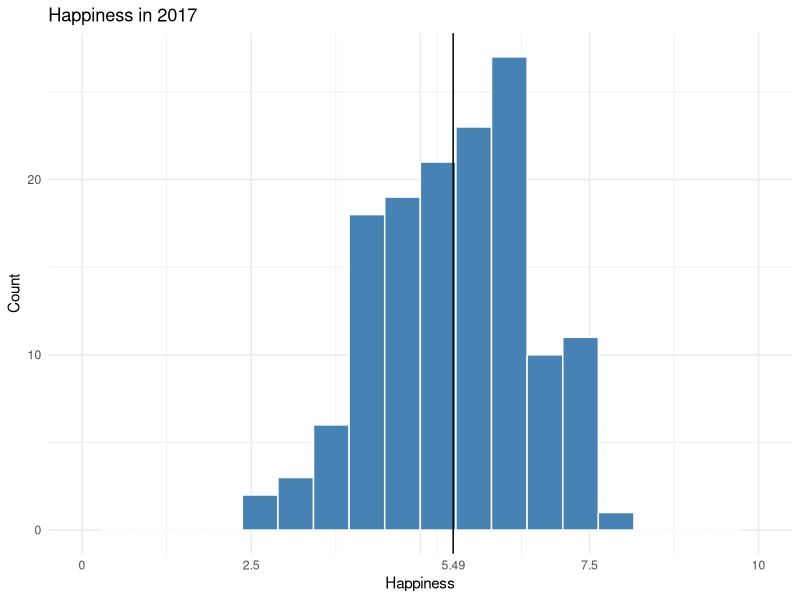
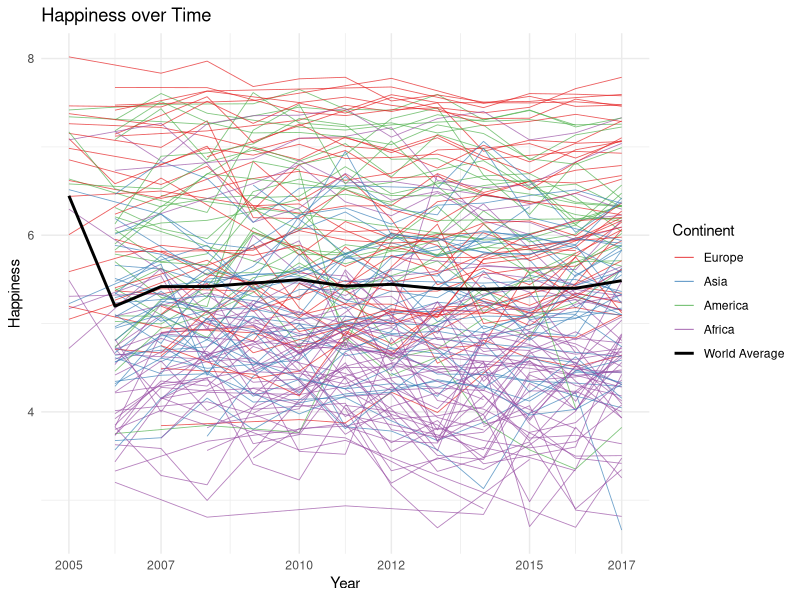
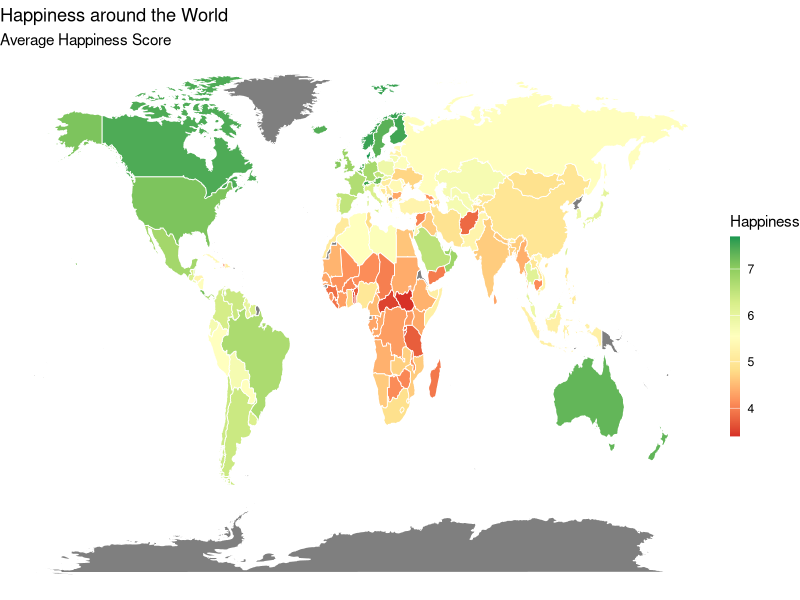
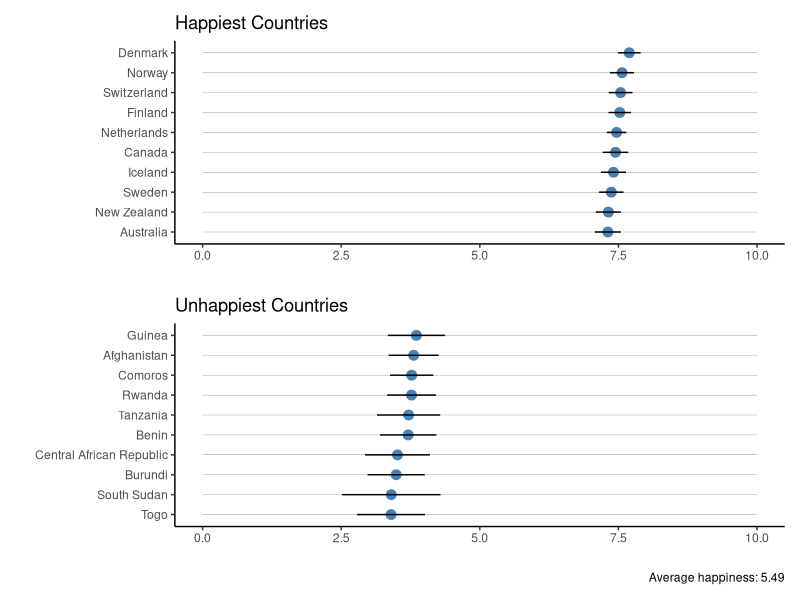
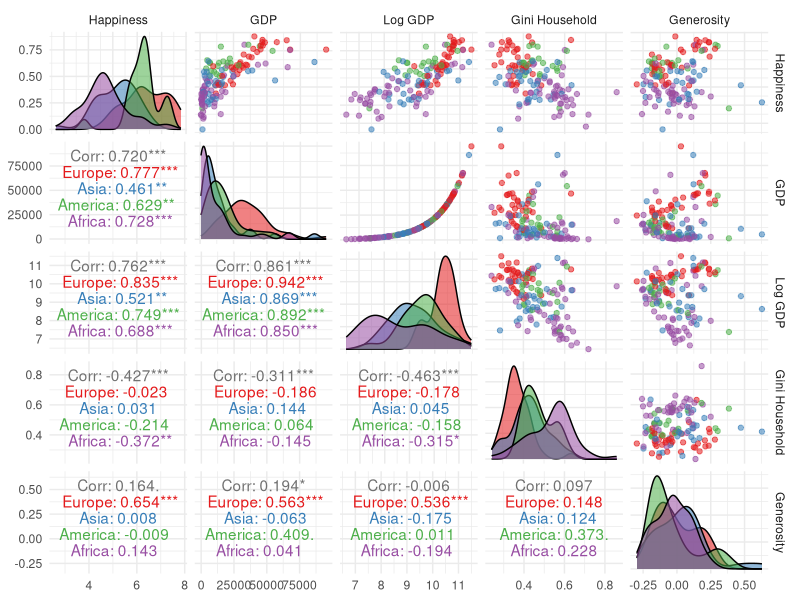
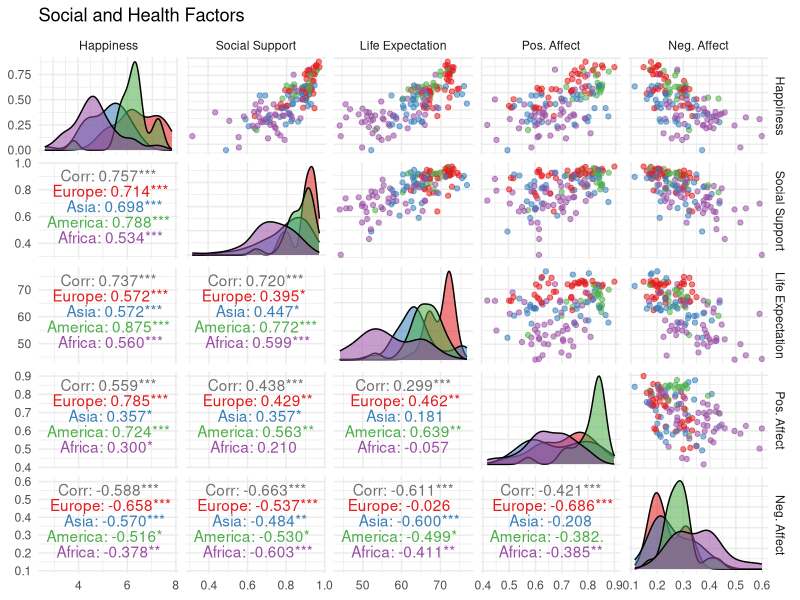
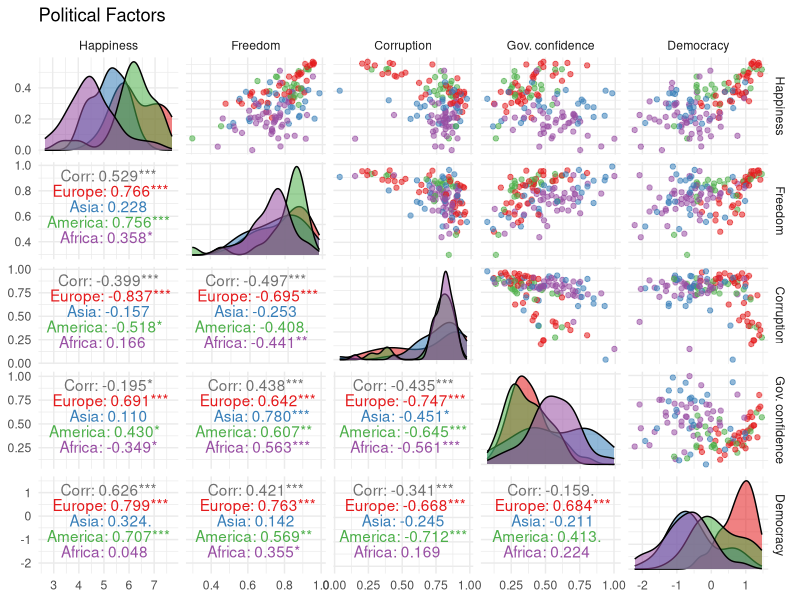
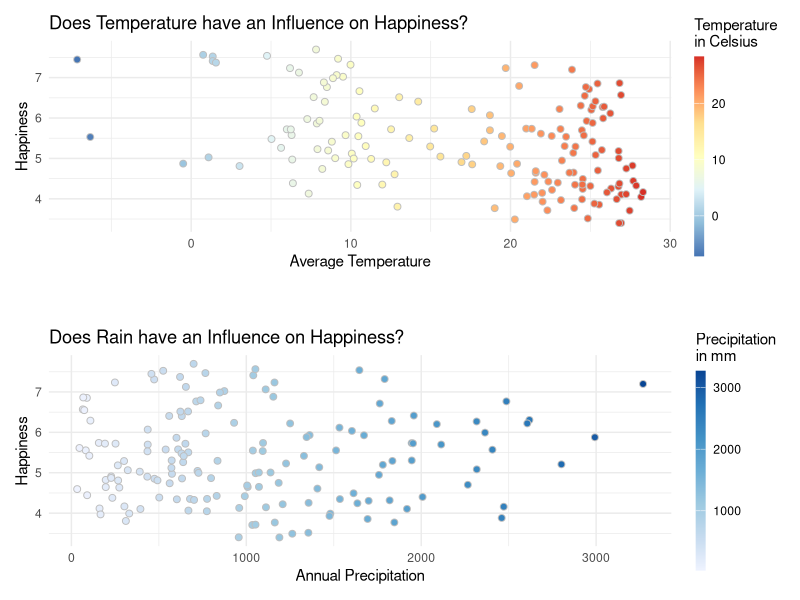

Reproduce these figures in R, in order.
## ---- chunk 1
knitr::opts_chunk$set(echo = FALSE, message = F, warning = F)
## ---- chunk 2
library(tidyverse)
library(GGally)          # nice pair plots
library(patchwork)       # patch plots together
library(gganimate)       # fancy animations

ggplot <- function(...) ggplot2::ggplot(...) + scale_color_brewer(palette="Set1") +scale_fill_brewer(palette="Set1")
unlockBinding("ggplot",parent.env(asNamespace("GGally")))
assign("ggplot",ggplot,parent.env(asNamespace("GGally")))
## ---- chunk 3
d <- read_csv("data/WHR2018Chapter2OnlineData.csv") %>%
  rename(happiness =`Life Ladder`, 
         log_gdp =`Log GDP per capita`, 
         social = `Social support`, 
         health = `Healthy life expectancy at birth`, 
         freedom = `Freedom to make life choices`, 
         generosity = Generosity, 
         corruption = `Perceptions of corruption`, 
         pos_affect = `Positive affect`, 
         neg_affect = `Negative affect`, 
         gov_confidence = `Confidence in national government`, 
         democracy = `Democratic Quality`, 
         delivery = `Delivery Quality`, 
         sd_happiness = `Standard deviation of ladder by country-year`, 
         sd_mean_happiness = `Standard deviation/Mean of ladder by country-year`,
         gini = `GINI index (World Bank estimate)`, 
         gini_avg = `GINI index (World Bank estimate), average 2000-15`, 
         gini_household = `gini of household income reported in Gallup, by wp5-year`)
## ---- chunk 4
missing_regions <- c("Comoros" = "Sub-Saharan Africa",
  "Cuba" = "Latin America and Caribbean",
  "Djibouti" = "Middle East and North Africa",
  "Guyana" = "Latin America and Caribbean",
  "Oman" = "Middle East and North Africa",
  "Somaliland region" = "Middle East and North Africa",
  "Suriname" = "Latin America and Caribbean",
  "Swaziland" = "Sub-Saharan Africa")

d2 <- read_csv("data/WHR2018Chapter2OnlineData_supporting_factors.csv") %>%
  select(country, region = `Region indicator`) 



d <- d %>%
  left_join( d2, by="country") %>%
  mutate(region = ifelse(is.na(region), country, region)) %>%
  mutate(region = str_replace_all(region, missing_regions)) %>%
  mutate(continent = fct_collapse(region,
                                  America=c("North America and ANZ", "Latin America and Caribbean"),
                                  Africa=c("Middle East and North Africa", "Sub-Saharan Africa" ),
                                  Asia=c("South Asia", "Southeast Asia", "East Asia", 
                                         "Commonwealth of Independent States"),
                                  Europe=c("Central and Eastern Europe", "Western Europe")
                                  )) 
## ---- chunk 5
country_spell_list <- c("Egypt, Arab Rep."="Egypt",
   "Russian Federation"="Russia",
   "Korea, Rep."="South Korea",
   "Yemen, Rep."="Yemen",
   "Slovak Republic"="Slovakia",
   "Iran, Islamic Rep."="Iran",
   "Congo, Rep."="Congo (Brazzaville)",
   "Congo, Dem. Rep."="Congo (Kinshasa)",
   "Hong Kong SAR, China"="Hong Kong S.A.R. of China",
   "Cote d'Ivoire"="Ivory Coast",
   "Kyrgyz Republic"="Kyrgyzstan",
   "Macedonia, FYR"="Macedonia",
   "Lao PDR"="Laos",
   "Venezuela, RB"="Venezuela")

gdp <- read_csv("data/worldbank_gdp.csv",
                skip=3) %>%
  rename(country=`Country Name`, country_code=`Country Code`) %>%
  select(country, country_code, `1960`:`2017`) %>%
  gather(key="year", value="gdp", `1960`:`2017`) %>%
  mutate(log_gdp = log(gdp),
         year=as.numeric(year)) %>%
  mutate(country = str_replace_all(country, country_spell_list))



d <- d %>%
  select(-log_gdp) %>% 
  left_join( gdp, by=c("country", "year")) %>%
  select(country, country_code, region, continent, year, happiness, gdp, log_gdp, social:gini_household)

missing_country_codes <- c("Swaziland"="SWZ",
  "Palestinian Territories"="PSE",
  "North Cyprus"="CYP",
  "Somaliland"="SOM",
  "Taiwan Province of China"="TWN")

d <- d %>% 
 mutate(country_code = ifelse(is.na(country_code), country, country_code)) %>%
  mutate(country_code = str_replace_all(country_code, missing_country_codes))
  
## ---- chunk 6
d %>% 
  filter(year==2017) %>%
  ggplot(aes(x=happiness)) +
  geom_histogram(bins=20, fill="steelblue", col="white") +
 # xlim(0,10) +
  labs(x="Happiness", y="Count", title="Happiness in 2017") + 
  geom_vline(xintercept = mean(d %>% filter(year == 2017) %>% pull(happiness))) + 
  scale_x_continuous(breaks = c(0, 2.5,  5, 5.49, 7.5, 10), 
                     labels = c(0, 2.5, "", 5.49, 7.5, 10),
                    limits = c(0, 10) ) + 
  theme_minimal()
## ---- chunk 7
trend <- d %>%
  group_by(year) %>%
  summarise(happiness = mean(happiness))

d %>%
  ggplot(aes(x=year, y=happiness)) + 
  geom_line(aes(group=country, col=continent), alpha=0.7, size=0.3) +
  scale_color_manual(values=c("#E41A1C", "#377EB8", "#4DAF4A", "#984EA3", "#000000")) +
  scale_x_continuous(breaks=c(2005, 2007, 2010, 2012, 2015, 2017)) +
  geom_line(data=trend, size=1, aes(x=year, y=happiness, col="World Average")) +
  theme_minimal() +
  guides(colour = guide_legend(override.aes = list(alpha=1, size=1.5))) +
  labs(x="Year", y="Happiness", color="Continent", title="Happiness over Time")
## ---- chunk 8
map_correction <- c("Democratic Republic of the Congo"="Congo (Brazzaville)",
                    "Palestine"="Palestinian Territories",
                    "Republic of Congo"="Congo (Kinshasa)",
                    "Taiwan"="Taiwan Province of China",
                    "USA"="United States",
                    "UK"="United Kingdom")

world <- map_data("world") %>%
  rename(country = region) %>%
  mutate(country = str_replace_all(country, map_correction))

world_map <- world %>%
  left_join(d %>% 
              group_by(country) %>%
              summarize(happiness=mean(happiness), na.rm=T), by="country")

world_map %>% 
ggplot( aes(x=long, y=lat, group=group, fill=happiness)) +
  geom_polygon(col="white", size=0.3) +
  coord_cartesian() +
  scale_fill_distiller(palette="RdYlGn", direction=1) +
  theme_void() +
  labs(fill="Happiness", title="Happiness around the World", subtitle="Average Happiness Score") +
  guides(fill = guide_colourbar(barwidth = 0.5, barheight = 10))
## ---- chunk 9
happiest <- d %>% 
  group_by(country) %>%
  summarize(happiness=mean(happiness, na.rm=T),
            sd_mean_happiness=mean(sd_mean_happiness, na.rm=T)) %>%
  mutate(country = fct_reorder(country, happiness)) %>%
  top_n(10, happiness) %>%
    ggplot(aes(x=country, y=happiness)) +
    geom_point(col="steelblue", size=3) +
    geom_segment(aes(x=country,
                   xend=country,
                   y=0,
                   yend=10),
               alpha=0.6,
               size=0.1) +
  geom_segment(aes(x=country,
                   xend=country,
                   y=happiness - sd_mean_happiness,
                   yend=happiness + sd_mean_happiness)) +
  coord_flip() + theme_classic() + 
  labs(title="Happiest Countries", y="", x="")

unhappiest <- d %>% 
  group_by(country) %>%
  summarize(happiness=mean(happiness, na.rm=T),
            sd_mean_happiness=mean(sd_mean_happiness, na.rm=T)) %>%
  mutate(country = fct_reorder(country, happiness)) %>%
  top_n(-10, happiness) %>%
    ggplot(aes(x=country, y=happiness)) +
    geom_point(col="steelblue", size=3) +
    geom_segment(aes(x=country,
                   xend=country,
                   y=0,
                   yend=10),
               alpha=0.6,
               size=0.1) +
  geom_segment(aes(x=country,
                   xend=country,
                   y=happiness - sd_mean_happiness,
                   yend=happiness + sd_mean_happiness)) +
  coord_flip() + theme_classic() +
  labs(title="Unhappiest Countries", y="", x="",
       caption = paste("Average happiness:",
                      round(mean(d %>% filter(year==2017) %>% pull(happiness), na.rm=T), digits=2)))

happiest + unhappiest + plot_layout(ncol = 1)
## ---- chunk 10
d %>% 
  filter(year == 2017) %>%
  select(Happiness=happiness, 
         GDP=gdp, `Log GDP`=log_gdp, 
         `Gini Household`=gini_household, 
         Generosity=generosity, continent) %>%
  ggpairs(mapping=aes(col=continent, alpha=0.5), columns=1:5,
          upper=list(continuous="points"),
          lower=list(continuous="cor"),
          titel="Economical Factors") + 
  theme_minimal() 
## ---- chunk 11
d %>% 
  filter(year == 2017) %>%
  select(Happiness=happiness, 
         `Social Support`=social, 
         `Life Expectation`=health, 
         `Pos. Affect`=pos_affect, 
         `Neg. Affect`=neg_affect, continent) %>%
  ggpairs(mapping=aes(col=continent, alpha=0.5),
          columns = 1:5,
          upper=list(continuous="points"),
          lower=list(continuous="cor"),
          title="Social and Health Factors") +
  theme_minimal()
## ---- chunk 12
d %>% 
  filter(year == 2016) %>%
  select(Happiness=happiness, 
         Freedom=freedom, 
         Corruption=corruption, 
         `Gov. confidence`=gov_confidence, 
         Democracy=democracy,continent) %>%
    ggpairs(mapping=aes(col=continent, alpha=0.5),
          columns = 1:5,
          upper=list(continuous="points"),
          lower=list(continuous="cor"),
          title="Political Factors") +
  theme_minimal()
## ---- chunk 13
temp <- read_csv("data/temperature_data.csv") %>%
  select(country_code=ISO_3DIGIT, avg_temp=Annual_temp)

rain <- read_csv("data/precipitation_data.csv") %>%
  select(country_code=ISO_3DIGIT, annual_precip=Annual_precip)

temp_plot <- d %>%
  left_join(temp, by="country_code") %>%
  group_by(country) %>%
  summarise(happiness=mean(happiness, na.rm=T),
            avg_temp=mean(avg_temp, na.rm=T)) %>%
  ggplot(aes(x=avg_temp, y=happiness, fill=avg_temp)) +
  geom_point(size=2, shape=21, col="grey") +
  scale_fill_distiller(type="div", palette = "RdYlBu") +
  theme_minimal() +
  guides(fill = guide_colourbar(barwidth = 0.5, barheight = 10)) +
  labs(title="Does Temperature have an Influence on Happiness?",
       x="Average Temperature", y="Happiness", fill="Temperature\nin Celsius")

rain_plot <- d %>%
  left_join(rain, by="country_code") %>%
  group_by(country) %>%
  summarise(happiness=mean(happiness, na.rm=T),
            avg_temp=mean(annual_precip, na.rm=T)) %>%
  ggplot(aes(x=avg_temp, y=happiness, fill=avg_temp)) +
  geom_point(size=2, shape=21, col="grey") +
  scale_fill_distiller(type="seq", palette = "Blues", direction=1) +
  theme_minimal() +
  guides(fill = guide_colourbar(barwidth = 0.5, barheight = 10)) +
  labs(title="Does Rain have an Influence on Happiness?",
       x="Annual Precipitation", y="Happiness", fill="Precipitation\nin mm")

temp_plot + plot_spacer() + rain_plot + plot_layout(ncol=1,
                                                    heights=c(2,0.3,2))
## ---- chunk 14
pop <- read_csv("data/worldbank_population.csv",
                skip=3) %>%
  select(country=`Country Name`, `1960`:`2017`) %>%
  mutate(country = str_replace_all(country, country_spell_list)) %>%
  gather(key="year", value="pop", `1960`:`2017`) %>%
  mutate(year = as.numeric(year),
         log_pop = log(pop))
  
d <- d %>%
  left_join(pop, by=c("country", "year"))
## ---- chunk 15

xlabs <- c(1000, 10000, 100000)
options(scipen = 6)
p <- d %>%
  mutate(year = as.integer(year)) %>%
  arrange(desc(pop)) %>%
  ggplot(aes(x=gdp, y=happiness, fill=continent, size=pop)) + 
  geom_point(shape=21, show.legend = F) +
  scale_x_log10(breaks=c(1000, 10000, 100000), 
                labels=formatC(xlabs, digits = 0, format = "f", big.mark = ",")) +
  scale_fill_brewer(type="qual", palette="Set1") +
  scale_size(range=c(2,12), guide=F) +
  labs(x="GDP per Capita", y="Happiness", title = 'Year: {frame_time}') +
  facet_wrap(~continent) +
  theme(panel.spacing=unit(3, "lines")) +
  theme_minimal() + 
  transition_time(year) + 
  ease_aes('linear') + 
  guides(fill = guide_legend(override.aes = list(size=5))) 
  
animate(p, 200, 10)
